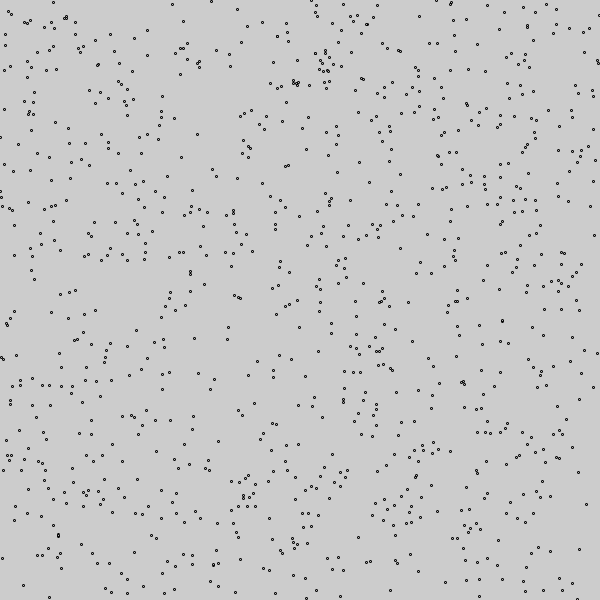
Frame 1 (no input)
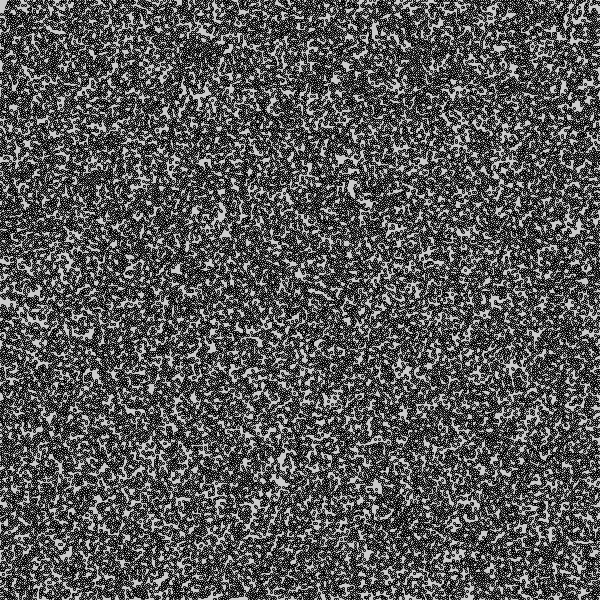
Frame 60 (the mouse pressed at the canvas centre just before this capture)
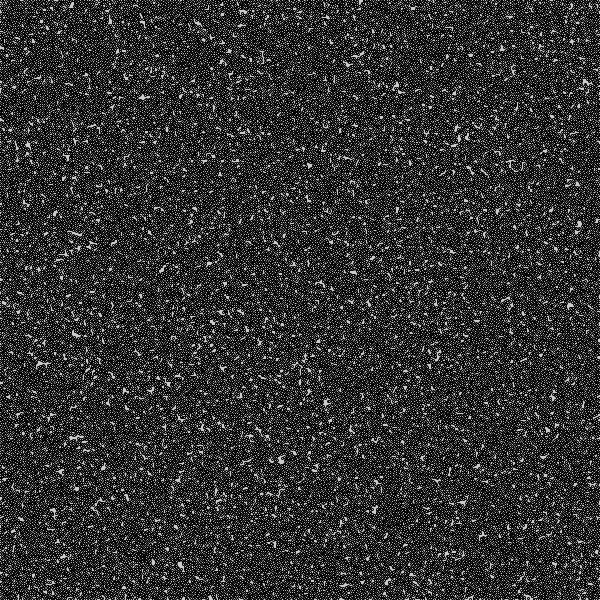
Frame 120 (the mouse held since frame 60 and released just before this capture)

The Processing sketch that drew these frames (run headless with seeded random() and noise(); from frame 60 on, the mouse is pressed at the canvas centre):

// Processing sketch: s026_while_loop
// ── s026_while_loop.pde
void setup() {
  size(600, 600);
  
  int i=10;
  while(i > 0) {
    println(i);
    i = i - 1;
  }

  while(random(100) < 90) {
    println("lucky");
  }
}

void draw() {
  int i=0;
  while(i < 1000) {
    ellipse(random(width), random(height), 2, 2);
    
    // 50 lines of code
    
    i = i + 1;
  }
  
  
}
